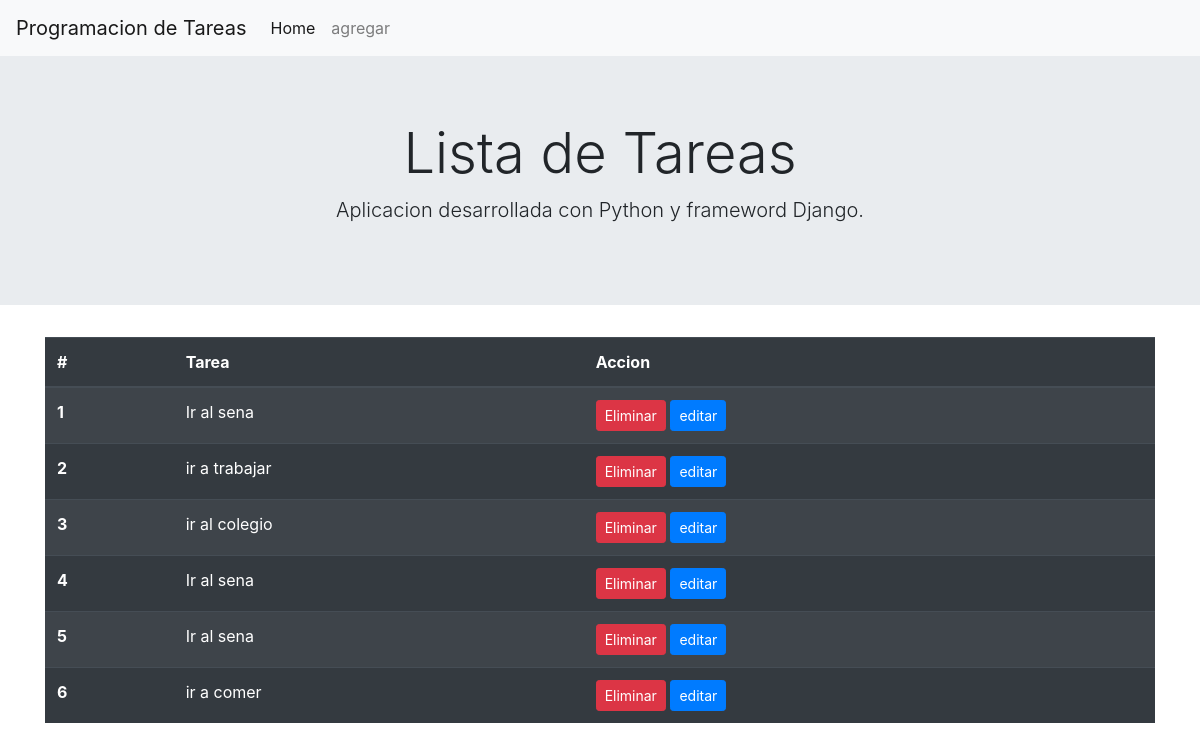
Before: / with the older database file.
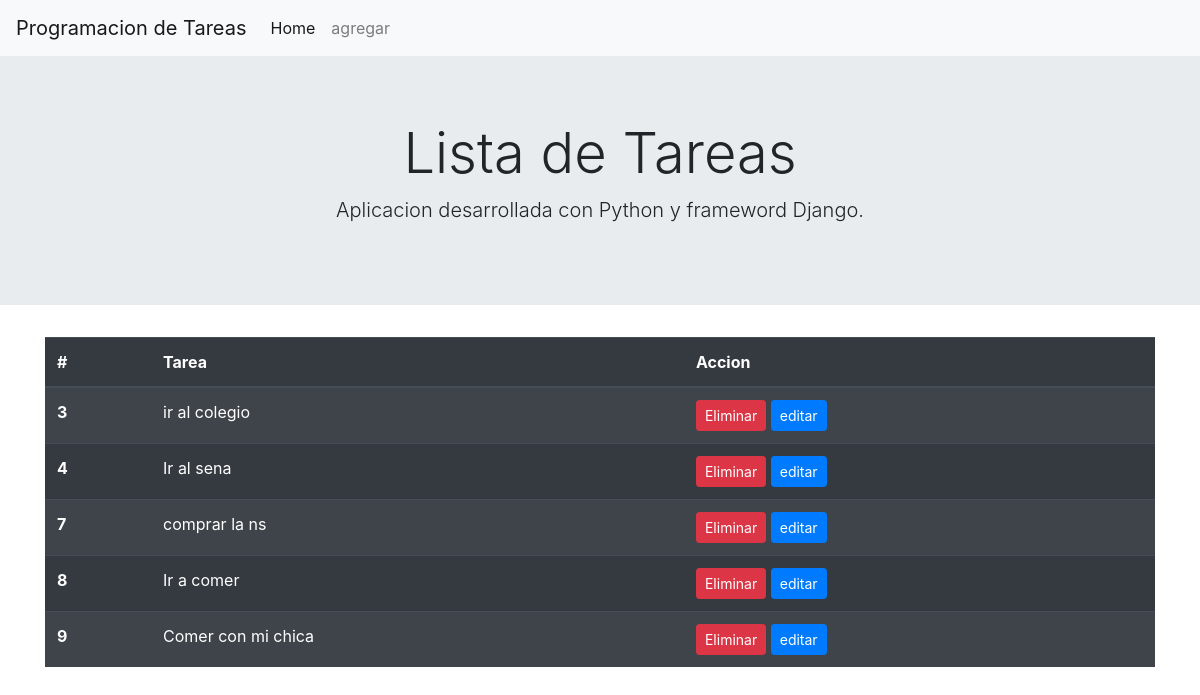
After: the same page with the newer database file.
### todo/models.py (models this page shows)
class Tarea(models.Model):
    tarea = models.CharField(max_length=100)
    def __str__(self):
        return self.tarea

### todo/views.py (the view)
# urls.py: 2. Add a URL to urlpatterns:  path('', views.home, name='home')
def home(request):
    tareas =Tarea.objects.all()
    context ={'tareas':tareas}
    return render(request, 'todo/home.html', context)

### todo/templates/todo/home.html (shortened to what this page needs)
{% extends 'todo/layout.html' %}
{% block content %}
    <div class="container">
    <table class="table table-striped table-dark">
        <thead>
          <tr>
            <th scope="col">#</th>
            <th scope="col">Tarea</th>
            <th scope="col">Accion</th>
          </tr>
        </thead>
        <tbody>
                {% for tarea in tareas %}
                <tr>
                    <th scope="row">{{ tarea.id}}</th>
                    <td>{{ tarea }}</td>
                    <td>
                        <a class="btn btn-danger btn-sm" href="{% url 'eliminar' tarea.id %}">Eliminar</a>
                        <a class="btn btn-primary  btn-sm" href="{% url 'editar' tarea.id %}">editar</button>
                    </td>
                </tr>
                {% endfor %}
         </tbody>
      </table>
</body>
</html>
{% endblock %}

### todo/templates/todo/layout.html (shortened to what this page needs)
<!doctype html>
<html lang="es" dir="">
  <head>
    <link rel="stylesheet" href="https://cdn.jsdelivr.net/npm/bootstrap@4.6.2/dist/css/bootstrap.min.css">
  </head>
  <body>
    <nav class="navbar navbar-expand-lg navbar-light bg-light">
        <a class="navbar-brand" href="#">Programacion de Tareas</a>
        <div class="collapse navbar-collapse" id="navbarNav">
          <ul class="navbar-nav">
            <li class="nav-item active">
              <a class="nav-link" href="{% url 'home' %}">Home</a>
            </li>
            <li class="nav-item">
              <a class="nav-link" href="{% url 'agregar' %}">agregar</a>
            </li>
          </ul>
        </div>
      </nav>
      <div class="jumbotron jumbotron-fluid">
        <div class="container text-center">
          <h1 class="display-4">Lista de Tareas</h1>
          <p class="lead">Aplicacion desarrollada con Python y frameword Django.</p>
        </div>
      </div>
    {% block content %}
    {% endblock content %}
  </body>
</html>

Changed rows visible on the page:
removed Tarea: id "1", tarea "Ir al sena"
removed Tarea: id "2", tarea "ir a trabajar"
removed Tarea: id "5", tarea "Ir al sena"
removed Tarea: id "6", tarea "ir a comer"
added Tarea: id "7", tarea "comprar la ns"
added Tarea: id "8", tarea "Ir a comer"
added Tarea: id "9", tarea "Comer con mi chica"
